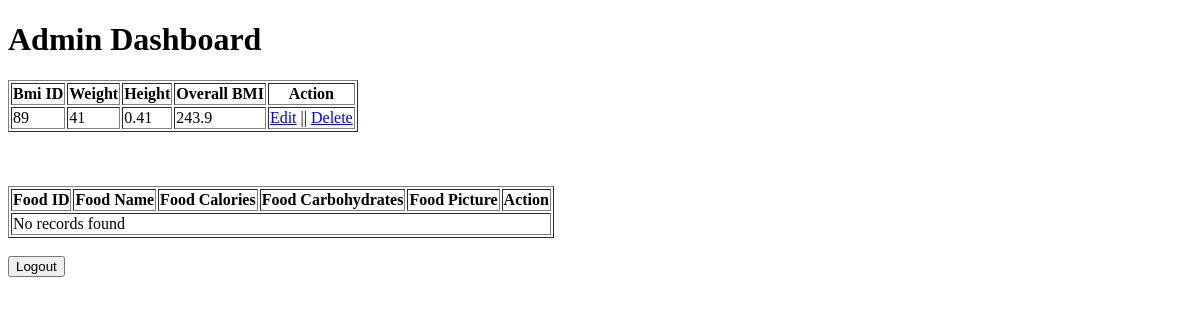
Page /admin-dashboard.php (signed in) on the earlier database version.
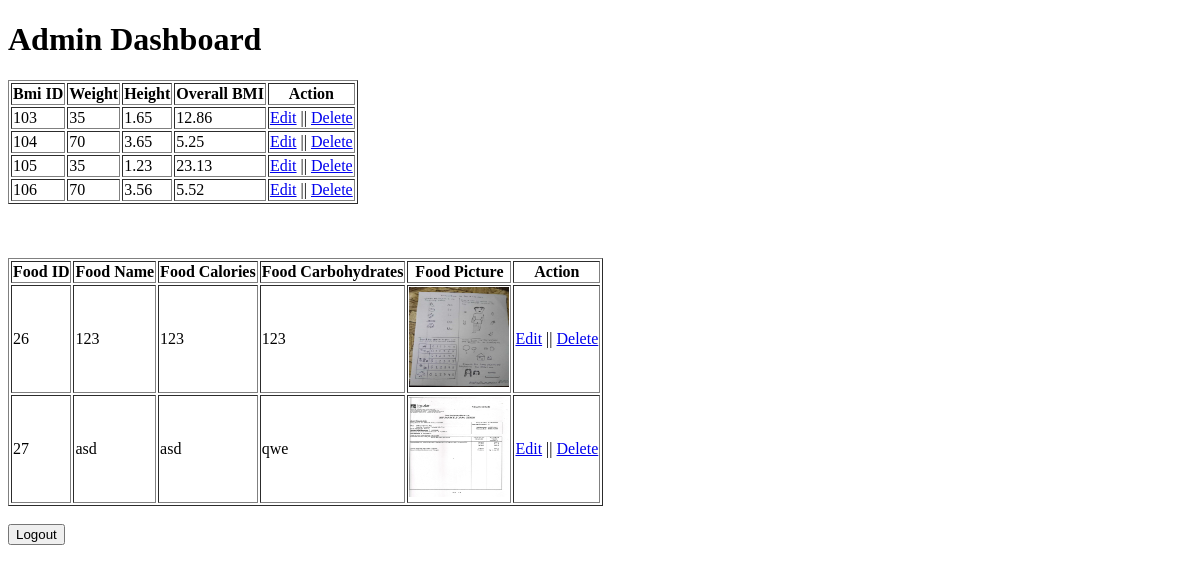
Same page on the later database version.
### tables this page shows
CREATE TABLE `bmi_users` (
  `bmi_id` int(11) NOT NULL,
  `user_id` int(11) NOT NULL,
  `weight` int(11) NOT NULL,
  `height` float NOT NULL,
  `bmi` float NOT NULL
);

CREATE TABLE `food_library` (
  `food_id` int(11) NOT NULL,
  `user_id` int(11) NOT NULL,
  `food_name` varchar(20) NOT NULL,
  `food_calories` varchar(20) NOT NULL,
  `food_carbohydrates` varchar(20) NOT NULL,
  `food_picture` varchar(255) NOT NULL
);

### admin-dashboard.php (the view, shortened to what this page needs)
<?php require 'connection.php';?>
<!DOCTYPE html>
<html lang="en">
<head>
</head>
<body>
<h1>Admin Dashboard</h1>
<table border="1" class="table table-dark">
		<th>Bmi ID</th>
		<th>Weight</th>
		<th>Height</th>
		<th>Overall BMI</th>
		<th>Action</th>
<?php
	        $sql = "SELECT * FROM bmi_users";
			$result = $conn->query($sql);
			if($result->num_rows > 0){
				while($row = $result -> fetch_assoc()){
			echo "<tr>";
			echo "<td>".$row["bmi_id"]."</td>";
			echo "<td>".$row["weight"]."</td>";
			echo "<td>".$row["height"]."</td>";
			echo "<td>".$row["bmi"]."</td>";
			echo "<td><a href='updatebmi.php?bmi_id=".$row["bmi_id"]."'  class='btn btn-info'>Edit</a> || <a href='deletebmi.php?bmi_id=".$row["bmi_id"]."'  class='btn btn-danger'>Delete</a></td>";
			echo "</tr>";
				}
			}else{
				echo "<tr><td colspan = '7'> No records found</td></tr>";
			}
?>
		</table>
		<br><br><br>
<table border="1" class="table table-dark">
	<b>
		<th>Food ID</th>
		<th>Food Name</th>
		<th>Food Calories</th>
		<th>Food Carbohydrates</th>
		<th>Food Picture</th>
		<th>Action</th>
        <?php
        $sql = "SELECT * FROM food_library";
        $result = $conn->query($sql);
	if($result->num_rows > 0){
		while($row = $result -> fetch_assoc()){
			echo "<tr>";
			echo "<td>".$row["food_id"]."</td>";
			echo "<td>".$row["food_name"]."</td>";
			echo "<td>".$row["food_calories"]."</td>";
			echo "<td>".$row["food_carbohydrates"]."</td>";
			echo "<td><img src='" .$row['food_picture'] . "' width='100' height='100'></td>";
			echo "<td><a href='update.php?food_id=".$row["food_id"]."'  class='btn btn-info'>Edit</a> || <a href='deleteadmin.php?food_id=".$row["food_id"]."'  class='btn btn-danger'>Delete</a></td>";
			echo "</tr>";
		}
	} else{
		echo "<tr><td colspan = '7'> No records found</td></tr>";
	}
?>
</table>
<form action="" method="POST"><br>
	<button type="submit" name="logout" value="logout" class="btn btn-danger"  onclick="return confirm('Are you sure you want to logout?')">Logout</button>
</form>
</body>
</html>

Differences in the rows shown:
removed bmi_users: bmi_id "89", weight "41", height "0.41", bmi "243.9"
added bmi_users: bmi_id "103", weight "35", height "1.65", bmi "12.86"
added bmi_users: bmi_id "104", weight "70", height "3.65", bmi "5.25"
added bmi_users: bmi_id "105", weight "35", height "1.23", bmi "23.13"
added bmi_users: bmi_id "106", weight "70", height "3.56", bmi "5.52"
added food_library: food_id "26", food_name "123", food_calories "123", food_carbohydrates "123", food_picture (picture)
added food_library: food_id "27", food_name "asd", food_calories "asd", food_carbohydrates "qwe", food_picture (picture)
Other differences:
text no longer shown: "No records found"
